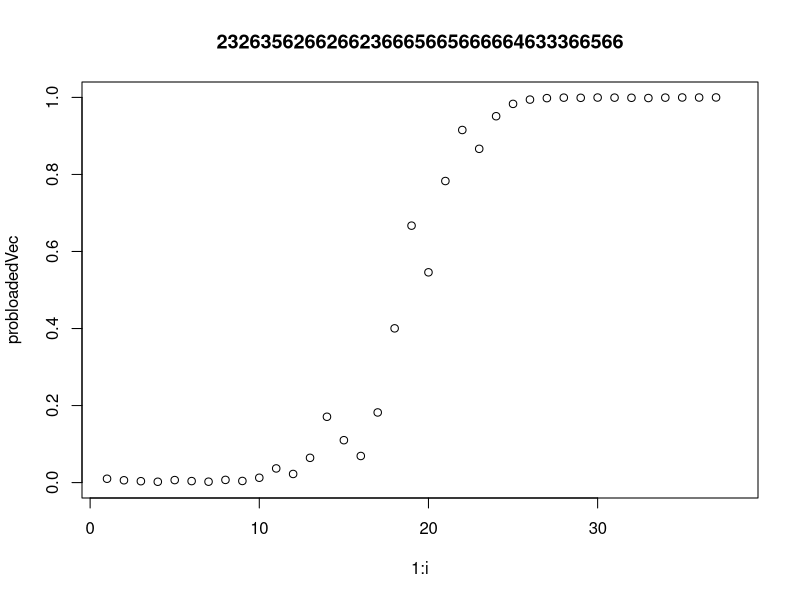

Write the R code that produced this figure.
## ---- chunk 1
knitr::opts_chunk$set(echo = TRUE)
## ---- chunk 2
## priors
frequency_unloaded = .99 
frequency_loaded = .01

## for loaded die
p_6_given_loaded = .5 # P(six|D_loaded)
p_not_6_given_loaded = .5 # P(six_c|D_loaded) so .1*5=.5 there are 5 numbers other than 6 on a die

## for an unloaded dice
p_not_6_given_unloaded = 5/6 # P(six|D_unloaded)
p_6_given_unloaded = 1/6 # P(six_c|D_unloaded)


## probability 6 and loaded 
## P(6|L)*P(L) or P(L|6)*P(6)
p_6_and_loaded = p_6_given_loaded * frequency_loaded

## probability 6 and unloaded 
## P(6|UL)*P(UL) or P(UL|6)*P(6)
p_6_and_unloaded = p_6_given_unloaded * frequency_unloaded


## probability not 6 and loaded 
## P(N6|L)*P(L) or P(L|N6)*P(N6)
p_not_6_and_loaded = p_not_6_given_loaded * frequency_loaded

## probability not 6 and unloaded 
## P(N6|UL)*P(UL) or P(UL|N6)*P(N6)
p_not_6_and_unloaded = p_not_6_given_unloaded * frequency_unloaded

## ---- chunk 3
rolls <-c(2,3,2,6,3,5,6,2,6,6,2,6,6,2,3,6,6,6,5,6,6,5,6,6,6,6,6,4,6,3,3,3,6,6,5,6,6)

# rolls <-c(2,3)

priors <- c(.01,.99) ## our belief aboout the frequency of unloaded die and frequency of loaded die
probloadedVec <- vector()

title = ""

for (i in 1:length(rolls)){
  probloadedVec[i] <- priors[1] ## we want to plot the probability that the die is loaded
  
  
  ## calculate the probability of the die being loaded given us not rolling a 6 (P(L|N6)) or not rolling a 6 (P(L|6)) 
  prob_loaded <- if (rolls[i] != 6){
    (p_not_6_given_loaded * priors[1])/( (p_not_6_given_loaded * priors[1]) + (p_not_6_given_unloaded * priors[2]) )
      }else{
      (p_6_given_loaded * priors[1]) / ( (p_6_given_loaded * priors[1]) + (p_6_given_unloaded * priors[2]) )} 
  
  
  ## calculate the probability of the die being unloaded given us not rolling a 6 (P(UL|N6)) or not rolling a 6 (P(UL|6))   
  prob_unloaded <- if (rolls[i] != 6){
    (p_not_6_given_unloaded * priors[2]) / ( (p_not_6_given_loaded * priors[1]) + (p_not_6_given_unloaded * priors[2]) )}else{
      (p_6_given_unloaded * priors[2]) / ( (p_6_given_loaded * priors[1]) + (p_6_given_unloaded * priors[2]) )} 
  

    
  priors[1] <- prob_loaded
  priors[2] <- prob_unloaded
  
  print(priors[1])
  
  title <- paste(title, rolls[i], sep="")
  # plot(1:i, probloaded, main = title, ylim=c(0,1), xlim=c(1,length(rolls)+1))
  # Sys.sleep(1)
}

plot(1:i, probloadedVec, main = title, ylim=c(0,1), xlim=c(1,length(rolls)+1))

## ---- chunk 4
(.5*.01)/((.5*.01)+(5/6)*.99)

## ---- chunk 5
(p_not_6_given_loaded * priors[1])/(p_not_6_and_loaded + p_not_6_and_unloaded)

## ---- chunk 6
((5/6)*.99) / ((5/6)*.99 + (.5*.01))
## ---- chunk 7
(p_not_6_given_unloaded * priors[2]) / (p_not_6_and_loaded + p_not_6_and_unloaded)


## ---- chunk 8
(.5*.01) / ((.5*.01) + ((1/6)*.99))
## ---- chunk 9
(p_6_given_loaded * priors[1]) / (p_6_and_loaded + p_6_and_unloaded)
## ---- chunk 10
(1/6*.99) / ((.5*.01) + (1/6*.99))
## ---- chunk 11
0.003628974 + 0.9979678
## ---- chunk 12
rollLoadedDie <- function(numrolls){
  ## given a number of rolls, returns a simulated experiment
  
  final_vec <- sample(1:6, numrolls, prob = c(.1,.1,.1,.1,.1,.5), replace = TRUE)
  return(final_vec)
}

myRolls <- rollLoadedDie(30)
## ---- chunk 13

bayesian_update <- function(rolls, priors, p_loaded, p_unloaded){
  probloadedVec <- vector()
  

  for (i in 1:length(rolls)){
  
    probloadedVec[i] <- priors[1] ## we want to plot the probability that the die is loaded

    ## calculate the probability of the die being loaded given us not rolling a 6 (P(L|N6)) or not rolling a 6 (P(L|6))
    prob_loaded <- if (rolls[i] != 6){
      (p_loaded[1] * priors[1])/( (p_loaded[1] * priors[1]) + (p_unloaded[1] * priors[2]) )
        }else{
        (p_loaded[2] * priors[1]) / ( (p_loaded[2] * priors[1]) + (p_unloaded[2] * priors[2]) )} 
    
    
    ## calculate the probability of the die being unloaded given us not rolling a 6 (P(UL|N6)) or not rolling a 6 (P(UL|6))   
    prob_unloaded <- if (rolls[i] != 6){
      (p_unloaded[1] * priors[2]) / ( (p_loaded[1] * priors[1]) + (p_unloaded[1] * priors[2]) )}else{
        (p_unloaded[2] * priors[2]) / ( (p_loaded[2] * priors[1]) + (p_unloaded[2] * priors[2]) )} 
    
  
      
    priors[1] <- prob_loaded
    priors[2] <- prob_unloaded
    
    title <- paste(title, rolls[i], sep="")
    # plot(1:i, probloaded, main = title, ylim=c(0,1), xlim=c(1,length(rolls)+1))
    # Sys.sleep(1)
    if (prob_loaded >=.99999){
      return(probloadedVec)
      break}
  }
  # plot(1:i, probloadedVec, main = title, ylim=c(0,1), xlim=c(1,length(rolls)+1))

}
## ---- chunk 14
# rolls <-c(2,3,2,6,3,5,6,2,6,6,2,6,6,2,3,6,6,6,5,6,6,5,6,6,6,6,6,4,6,3,3,3,6,6,5,6,6)


priors <- c(.01,.99) ## our belief aboout the frequency of unloaded die and frequency of loaded die
p_loaded <- c(0.5, 0.5) # p_not_6_given_loaded, p_6_given_loaded
p_unloaded <- c(5/6, 1/6) # p_not_6_given_unloaded, p_6_given_unloaded


bayes_experiments = vector(length = 1000)
for (i in 1:length(bayes_experiments)){
  rolls <- rollLoadedDie(300)
  bayes_experiments[i] <- length(bayesian_update(rolls, priors, p_loaded, p_unloaded))
}

sum(bayes_experiments)/length(bayes_experiments)
